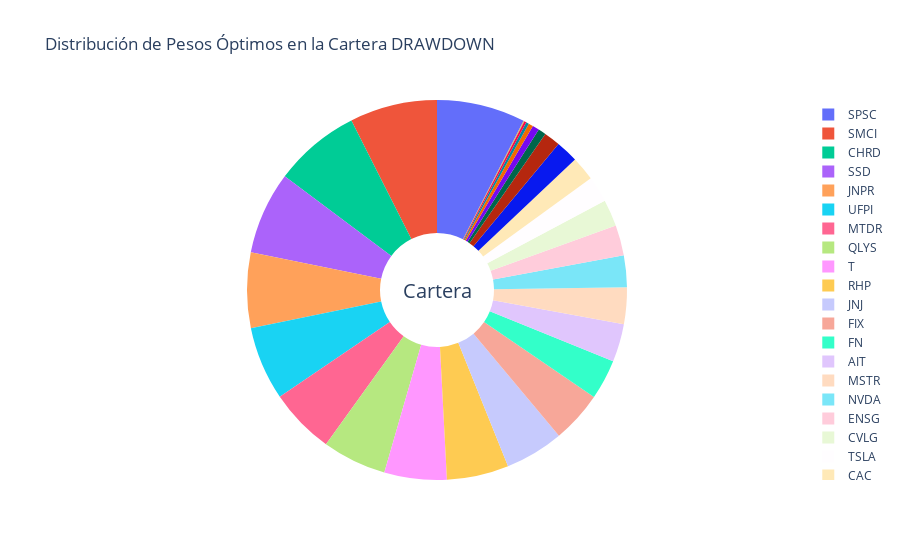

Notebook cell for this chart:
### Code cell
fig = go.Figure(data=[go.Pie(labels=stocks_tickers, values=optimal_weights, hole=0.3)])

# Actualizar los textos de hover para mostrar más información
fig.update_traces(hoverinfo='label+percent+value', textinfo='none')

# Configuración del layout del gráfico
fig.update_layout(
    title='Distribución de Pesos Óptimos en la Cartera DRAWDOWN',
    annotations=[dict(text='Cartera', x=0.5, y=0.5, font_size=20, showarrow=False)]
)

# Mostrar el gráfico
fig.show()

### Figure 1 — Plotly figure (JSON) as saved in the notebook; plotly's stock layout.template omitted (floating-point values rounded to 4 significant figures)
{"data": [{"hole": 0.3, "hoverinfo": "label+percent+value", "labels": ["SMCI", "SSD", "JNPR", "CAC", "MSTR", "UFPI", "LNW", "T", "RMBS", "NVDA", "QLYS", "FIX", "JNJ", "SPSC", "FN", "CHRD", "NFLX", "CVX", "AIT", "TSLA", "MTDR", "RHP", "SSB", "MTH", "MUR", "ENSG", "CSCO", "NOVT", "SIGI", "CVLG"], "textinfo": "none", "type": "pie", "values": [0.07442, 0.07026, 0.06408, 0.02065, 0.03109, 0.06265, 0.00243, 0.05308, 0.000242, 0.02704, 0.05457, 0.04381, 0.04994, 0.0753, 0.03408, 0.07352, 0.001746, 0.01899, 0.03241, 0.0221, 0.05575, 0.05266, 0.0001699, 0.006598, 0.003952, 0.02568, 0.01383, 0.005753, 0.0003769, 0.02282]}], "layout": {"annotations": [{"font": {"size": 20}, "showarrow": false, "text": "Cartera", "x": 0.5, "y": 0.5}], "title": {"text": "Distribución de Pesos Óptimos en la Cartera DRAWDOWN"}}}
